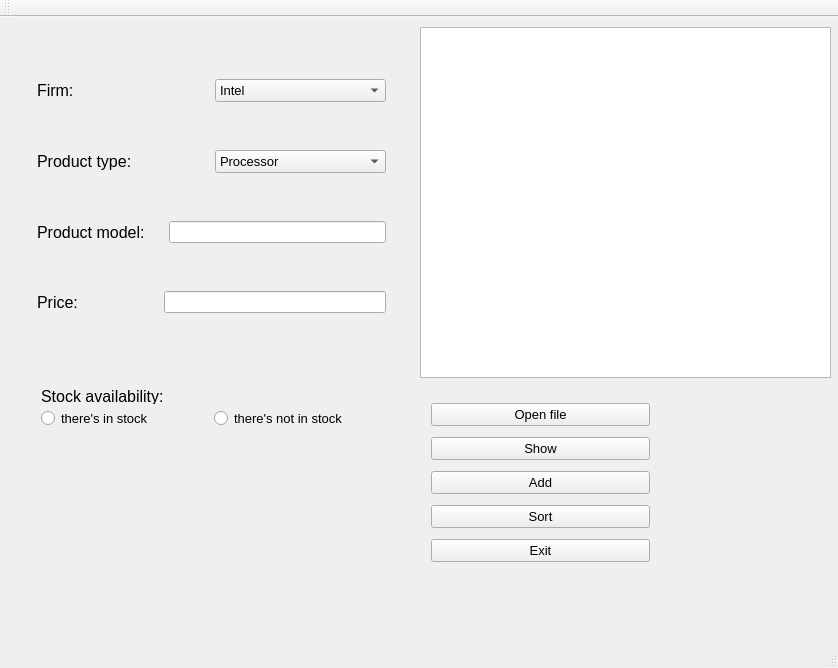
<?xml version="1.0" encoding="UTF-8"?>
<ui version="4.0">
 <class>MainWindowClass</class>
 <widget class="QMainWindow" name="MainWindowClass">
  <property name="geometry">
   <rect>
    <x>0</x>
    <y>0</y>
    <width>838</width>
    <height>668</height>
   </rect>
  </property>
  <property name="windowTitle">
   <string>MainWindow</string>
  </property>
  <widget class="QWidget" name="centralWidget">
   <widget class="QTableWidget" name="tableWidget">
    <property name="geometry">
     <rect>
      <x>420</x>
      <y>10</y>
      <width>411</width>
      <height>351</height>
     </rect>
    </property>
   </widget>
   <widget class="QWidget" name="verticalLayoutWidget">
    <property name="geometry">
     <rect>
      <x>420</x>
      <y>370</y>
      <width>241</width>
      <height>191</height>
     </rect>
    </property>
    <layout class="QVBoxLayout" name="verticalLayout">
     <item>
      <widget class="QPushButton" name="OpenFile">
       <property name="font">
        <font>
         <pointsize>10</pointsize>
        </font>
       </property>
       <property name="text">
        <string>Open file</string>
       </property>
      </widget>
     </item>
     <item>
      <widget class="QPushButton" name="ShowInfo">
       <property name="font">
        <font>
         <pointsize>10</pointsize>
        </font>
       </property>
       <property name="text">
        <string>Show</string>
       </property>
      </widget>
     </item>
     <item>
      <widget class="QPushButton" name="AddItem">
       <property name="font">
        <font>
         <pointsize>10</pointsize>
        </font>
       </property>
       <property name="text">
        <string>Add</string>
       </property>
      </widget>
     </item>
     <item>
      <widget class="QPushButton" name="Sort">
       <property name="font">
        <font>
         <pointsize>10</pointsize>
        </font>
       </property>
       <property name="text">
        <string>Sort</string>
       </property>
      </widget>
     </item>
     <item>
      <widget class="QPushButton" name="Exit">
       <property name="font">
        <font>
         <pointsize>10</pointsize>
        </font>
       </property>
       <property name="text">
        <string>Exit</string>
       </property>
      </widget>
     </item>
    </layout>
   </widget>
   <widget class="QWidget" name="layoutWidget">
    <property name="geometry">
     <rect>
      <x>26</x>
      <y>9</y>
      <width>371</width>
      <height>341</height>
     </rect>
    </property>
    <layout class="QVBoxLayout" name="verticalLayout_2">
     <item>
      <layout class="QHBoxLayout" name="horizontalLayout">
       <item>
        <widget class="QLabel" name="label">
         <property name="font">
          <font>
           <pointsize>12</pointsize>
          </font>
         </property>
         <property name="text">
          <string>Firm:</string>
         </property>
        </widget>
       </item>
       <item>
        <widget class="QComboBox" name="comboBoxFirm">
         <property name="font">
          <font>
           <pointsize>10</pointsize>
          </font>
         </property>
         <item>
          <property name="text">
           <string>Intel</string>
          </property>
         </item>
         <item>
          <property name="text">
           <string>HP</string>
          </property>
         </item>
         <item>
          <property name="text">
           <string>MSI</string>
          </property>
         </item>
         <item>
          <property name="text">
           <string>ASUS</string>
          </property>
         </item>
        </widget>
       </item>
      </layout>
     </item>
     <item>
      <layout class="QHBoxLayout" name="horizontalLayout_3">
       <item>
        <widget class="QLabel" name="label_2">
         <property name="font">
          <font>
           <pointsize>12</pointsize>
          </font>
         </property>
         <property name="text">
          <string>Product type:</string>
         </property>
        </widget>
       </item>
       <item>
        <widget class="QComboBox" name="comboBox">
         <property name="font">
          <font>
           <pointsize>10</pointsize>
          </font>
         </property>
         <item>
          <property name="text">
           <string>Processor</string>
          </property>
         </item>
         <item>
          <property name="text">
           <string>Motherboard</string>
          </property>
         </item>
         <item>
          <property name="text">
           <string>RAM</string>
          </property>
         </item>
         <item>
          <property name="text">
           <string>Disk drive</string>
          </property>
         </item>
         <item>
          <property name="text">
           <string>Case</string>
          </property>
         </item>
        </widget>
       </item>
      </layout>
     </item>
     <item>
      <layout class="QHBoxLayout" name="horizontalLayout_2">
       <item>
        <widget class="QLabel" name="label_3">
         <property name="font">
          <font>
           <pointsize>12</pointsize>
          </font>
         </property>
         <property name="text">
          <string>Product model:    </string>
         </property>
        </widget>
       </item>
       <item>
        <widget class="QLineEdit" name="lineEditModel"/>
       </item>
      </layout>
     </item>
     <item>
      <layout class="QHBoxLayout" name="horizontalLayout_4">
       <item>
        <widget class="QLabel" name="label_4">
         <property name="font">
          <font>
           <pointsize>12</pointsize>
          </font>
         </property>
         <property name="text">
          <string>Price:                  </string>
         </property>
        </widget>
       </item>
       <item>
        <widget class="QLineEdit" name="lineEditPrice"/>
       </item>
      </layout>
     </item>
    </layout>
   </widget>
   <widget class="QWidget" name="layoutWidget">
    <property name="geometry">
     <rect>
      <x>30</x>
      <y>360</y>
      <width>361</width>
      <height>60</height>
     </rect>
    </property>
    <layout class="QVBoxLayout" name="verticalLayout_3">
     <item>
      <widget class="QLabel" name="label_5">
       <property name="font">
        <font>
         <pointsize>12</pointsize>
        </font>
       </property>
       <property name="text">
        <string>Stock availability:</string>
       </property>
      </widget>
     </item>
     <item>
      <layout class="QHBoxLayout" name="horizontalLayout_6">
       <item>
        <widget class="QRadioButton" name="radioButtonStock">
         <property name="font">
          <font>
           <pointsize>10</pointsize>
          </font>
         </property>
         <property name="text">
          <string>there's in stock</string>
         </property>
        </widget>
       </item>
       <item>
        <widget class="QRadioButton" name="radioButtonNStock">
         <property name="font">
          <font>
           <pointsize>10</pointsize>
          </font>
         </property>
         <property name="text">
          <string>there's not in stock</string>
         </property>
        </widget>
       </item>
      </layout>
     </item>
    </layout>
   </widget>
  </widget>
  <widget class="QMenuBar" name="menuBar">
   <property name="geometry">
    <rect>
     <x>0</x>
     <y>0</y>
     <width>838</width>
     <height>26</height>
    </rect>
   </property>
  </widget>
  <widget class="QToolBar" name="mainToolBar">
   <attribute name="toolBarArea">
    <enum>TopToolBarArea</enum>
   </attribute>
   <attribute name="toolBarBreak">
    <bool>false</bool>
   </attribute>
  </widget>
  <widget class="QStatusBar" name="statusBar"/>
 </widget>
 <layoutdefault spacing="6" margin="11"/>
 <resources>
  <include location="mainwindow.qrc"/>
 </resources>
 <connections/>
</ui>
